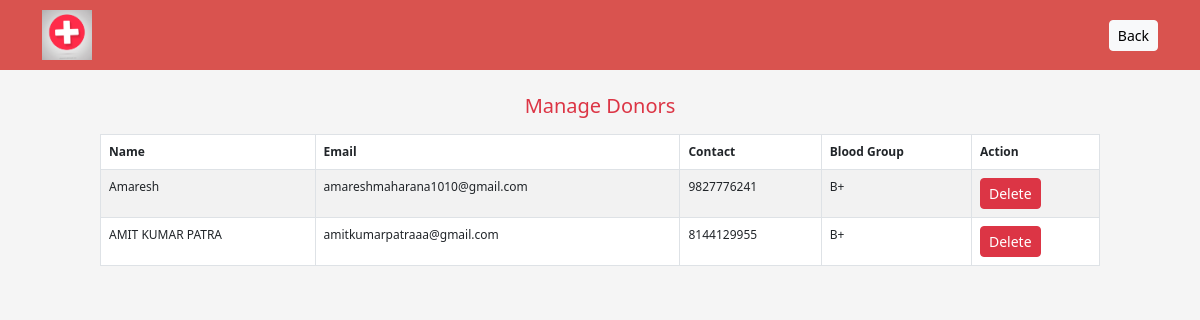
The page /donationapp/manage-donors/ on the database its author committed.
### donationapp/models.py (models this page shows, shortened)
class Donor(models.Model):
    name = models.CharField(max_length=100)
    email = models.EmailField()
    contact = models.CharField(max_length=15, validators=[mobile_validator])
    address = models.TextField()
    aadhaar = models.CharField(
        max_length=12,
        validators=[aadhaar_validator],
        unique=True
    )
    father_name = models.CharField(max_length=100, blank=True, null=True)
    age = models.IntegerField(
        validators=[
            MinValueValidator(18, message="Donor must be at least 18 years old"),
            MaxValueValidator(65, message="Donor must be below 65 years old")
        ]
    )
    state = models.CharField(max_length=100)
    district = models.CharField(max_length=100)
    pin_code = models.CharField(max_length=6, validators=[pincode_validator])
    blood_group = models.CharField(max_length=5, choices=BloodGroupChoices.choices)
    photo = models.ImageField(upload_to='donor_photos/')
    dob = models.DateField()
    gender = models.CharField(max_length=10, choices=GenderChoices.choices)
    profession = models.CharField(max_length=20, choices=ProfessionChoices.choices)
    role = models.CharField(
        max_length=20,
        choices=RoleChoices.choices,
        default=RoleChoices.DONOR
    )
    created_at = models.DateTimeField(auto_now_add=True)
    updated_at = models.DateTimeField(auto_now=True)
    class Meta:
        verbose_name_plural = "Donors"
        indexes = [
            models.Index(fields=['blood_group']),
            models.Index(fields=['state', 'district']),
            models.Index(fields=['aadhaar']),
        ]

### donationapp/views.py (the view)
# urls.py: path('manage-donors/', views.manage_donors, name='manage_donors'),
def manage_donors(request):
    if 'delete' in request.GET:
        donor_id = request.GET.get('delete')
        Donor.objects.filter(id=donor_id).delete()
        return redirect('manage_donors')
    donors = Donor.objects.all()
    return render(request, 'donationapp/managedonor.html', {'donors': donors})

### templates/donationapp/managedonor.html (shortened to what this page needs)
<!DOCTYPE html>
<html lang="en">
<head>
  {% load static %}
  <link href="https://cdn.jsdelivr.net/npm/bootstrap@5.3.0/dist/css/bootstrap.min.css" rel="stylesheet">
</head>
<body>
<header>
  <div class="container d-flex align-items-center justify-content-between">
    <a href="{% url 'home' %}">
      <img src="{% static 'img/image/b12.jpg' %}" alt="Logo" height="50" width="50">
    </a>
    <a href="{% url 'dashboard' %}" class="btn btn-sm btn-light">Back</a>
  </div>
</header>
<div class="container my-4">
  <div class="form-section" style="max-width: 1000px; margin: auto;">
    <h5 class="text-center text-danger mb-3">Manage Donors</h5>
    <table class="table table-bordered table-striped">
      <thead>
        <tr>
          <th>Name</th><th>Email</th><th>Contact</th><th>Blood Group</th><th>Action</th>
        </tr>
      </thead>
      <tbody>
        {% for donor in donors %}
        <tr>
          <td>{{ donor.name }}</td>
          <td>{{ donor.email }}</td>
          <td>{{ donor.contact }}</td>
          <td>{{ donor.blood_group }}</td>
          <td>
            <a href="?delete={{ donor.id }}" class="btn btn-sm btn-danger"
               onclick="return confirm('Are you sure you want to delete this donor?')">Delete</a>
          </td>
        </tr>
        {% endfor %}
      </tbody>
    </table>
  </div>
</div>
</body>
</html>

### templates/donationapp/managedonor.html (style rules this page uses)
body { background-color: #f5f5f5; font-size: 12px; }
header { background-color: #d9534f; padding: 10px 0; }
.table th, .table td { font-size: 12px; }

### rows shown on the page
Donor: name "Amaresh", email "amareshmaharana1010@gmail.com", contact "9827776241", blood_group "B+"
Donor: name "AMIT KUMAR PATRA", email "amitkumarpatraaa@gmail.com", contact "8144129955", blood_group "B+"
